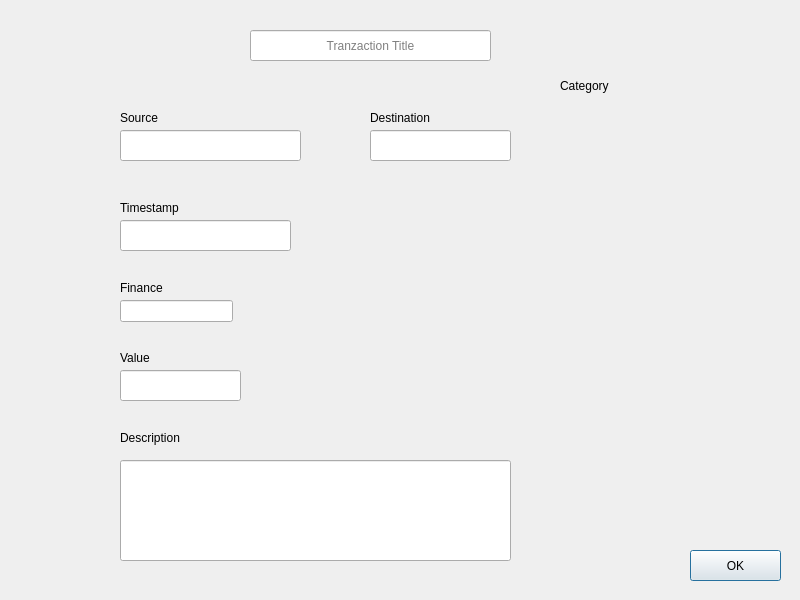
<?xml version="1.0" encoding="UTF-8"?>
<ui version="4.0">
 <class>InfoTranzactionDialog</class>
 <widget class="QDialog" name="InfoTranzactionDialog">
  <property name="geometry">
   <rect>
    <x>0</x>
    <y>0</y>
    <width>800</width>
    <height>600</height>
   </rect>
  </property>
  <property name="windowTitle">
   <string>InfoTranzactionDialog</string>
  </property>
  <widget class="QLineEdit" name="sourceInfoLineEdit">
   <property name="geometry">
    <rect>
     <x>120</x>
     <y>130</y>
     <width>181</width>
     <height>31</height>
    </rect>
   </property>
   <property name="readOnly">
    <bool>true</bool>
   </property>
  </widget>
  <widget class="QLineEdit" name="destinationInfoLineEdit">
   <property name="geometry">
    <rect>
     <x>370</x>
     <y>130</y>
     <width>141</width>
     <height>31</height>
    </rect>
   </property>
   <property name="readOnly">
    <bool>true</bool>
   </property>
  </widget>
  <widget class="QLineEdit" name="timestampInfoLineEdit">
   <property name="geometry">
    <rect>
     <x>120</x>
     <y>220</y>
     <width>171</width>
     <height>31</height>
    </rect>
   </property>
   <property name="readOnly">
    <bool>true</bool>
   </property>
  </widget>
  <widget class="QLineEdit" name="financeInfoLineEdit">
   <property name="geometry">
    <rect>
     <x>120</x>
     <y>300</y>
     <width>113</width>
     <height>22</height>
    </rect>
   </property>
   <property name="readOnly">
    <bool>true</bool>
   </property>
  </widget>
  <widget class="QLineEdit" name="valueInfoLineEdit">
   <property name="geometry">
    <rect>
     <x>120</x>
     <y>370</y>
     <width>121</width>
     <height>31</height>
    </rect>
   </property>
   <property name="readOnly">
    <bool>true</bool>
   </property>
  </widget>
  <widget class="QLineEdit" name="descriptionInfoLineEdit">
   <property name="geometry">
    <rect>
     <x>120</x>
     <y>460</y>
     <width>391</width>
     <height>101</height>
    </rect>
   </property>
   <property name="alignment">
    <set>Qt::AlignLeading|Qt::AlignLeft|Qt::AlignTop</set>
   </property>
   <property name="readOnly">
    <bool>true</bool>
   </property>
  </widget>
  <widget class="QLabel" name="label">
   <property name="geometry">
    <rect>
     <x>120</x>
     <y>110</y>
     <width>55</width>
     <height>16</height>
    </rect>
   </property>
   <property name="text">
    <string>Source</string>
   </property>
  </widget>
  <widget class="QLabel" name="label_2">
   <property name="geometry">
    <rect>
     <x>370</x>
     <y>110</y>
     <width>81</width>
     <height>16</height>
    </rect>
   </property>
   <property name="text">
    <string>Destination</string>
   </property>
  </widget>
  <widget class="QLabel" name="label_3">
   <property name="geometry">
    <rect>
     <x>120</x>
     <y>200</y>
     <width>71</width>
     <height>16</height>
    </rect>
   </property>
   <property name="text">
    <string>Timestamp</string>
   </property>
  </widget>
  <widget class="QLabel" name="label_4">
   <property name="geometry">
    <rect>
     <x>120</x>
     <y>280</y>
     <width>71</width>
     <height>16</height>
    </rect>
   </property>
   <property name="text">
    <string>Finance</string>
   </property>
  </widget>
  <widget class="QLabel" name="label_5">
   <property name="geometry">
    <rect>
     <x>120</x>
     <y>350</y>
     <width>71</width>
     <height>16</height>
    </rect>
   </property>
   <property name="text">
    <string>Value</string>
   </property>
  </widget>
  <widget class="QLabel" name="label_6">
   <property name="geometry">
    <rect>
     <x>120</x>
     <y>430</y>
     <width>71</width>
     <height>16</height>
    </rect>
   </property>
   <property name="text">
    <string>Description</string>
   </property>
  </widget>
  <widget class="QLineEdit" name="titleInfoLineEdit">
   <property name="geometry">
    <rect>
     <x>250</x>
     <y>30</y>
     <width>241</width>
     <height>31</height>
    </rect>
   </property>
   <property name="alignment">
    <set>Qt::AlignCenter</set>
   </property>
   <property name="readOnly">
    <bool>true</bool>
   </property>
   <property name="placeholderText">
    <string>Tranzaction Title</string>
   </property>
  </widget>
  <widget class="QPushButton" name="okButtonPushButton">
   <property name="geometry">
    <rect>
     <x>690</x>
     <y>550</y>
     <width>91</width>
     <height>31</height>
    </rect>
   </property>
   <property name="text">
    <string>OK</string>
   </property>
  </widget>
  <widget class="QLabel" name="categoryInfoLabel">
   <property name="geometry">
    <rect>
     <x>560</x>
     <y>70</y>
     <width>91</width>
     <height>31</height>
    </rect>
   </property>
   <property name="text">
    <string>Category</string>
   </property>
  </widget>
 </widget>
 <layoutdefault spacing="6" margin="11"/>
 <resources/>
 <connections>
  <connection>
   <sender>okButtonPushButton</sender>
   <signal>clicked()</signal>
   <receiver>InfoTranzactionDialog</receiver>
   <slot>accept()</slot>
   <hints>
    <hint type="sourcelabel">
     <x>738</x>
     <y>557</y>
    </hint>
    <hint type="destinationlabel">
     <x>697</x>
     <y>456</y>
    </hint>
   </hints>
  </connection>
 </connections>
</ui>
